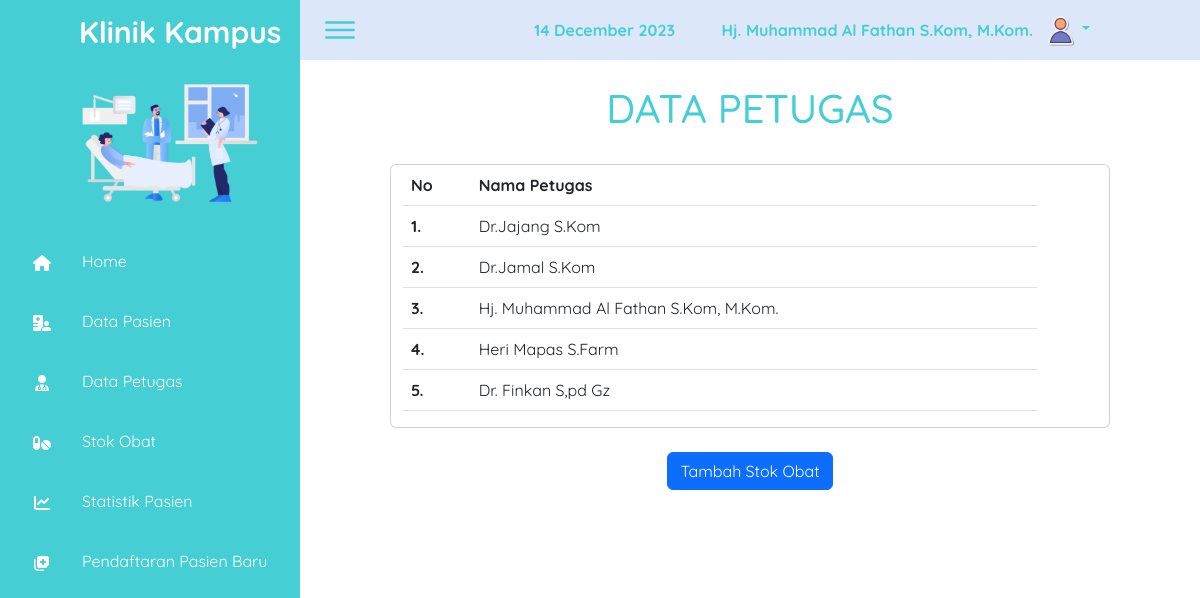
The app's page /dataPetugas.php (signed in) with its own data.
### tables this page shows
CREATE TABLE `petugas` (
  `id_petugas` int(11) NOT NULL,
  `nama_petugas` varchar(50) NOT NULL,
  `username` varchar(20) NOT NULL,
  `password` varchar(10) NOT NULL
);

### dataPetugas.php (the view, shortened to what this page needs)
<?php
require_once("header.php");
require_once("assets/db/database.php");
$hasilData = $koneksinya->query("SELECT*FROM petugas");
?>
<h1>
    <center>DATA PETUGAS</center>
</h1> <br>
<center>
    <div class="row card" style="width: 80%;">
        <div class="col-xl-11">
            <table class="table">
                <tr>
                    <th scope="col">No</th>
                    <th scope="col">Nama Petugas</th>
                </tr>
                <?php $i = 1;
                foreach ($hasilData as $data) : ?>
                    <tr>
                        <th scope="row"> <?= $i++ ?>. </th>
                        <td><?= $data['nama_petugas'] ?></td>
                    </tr>
                <?php endforeach; ?>
            </table>
        </div>
    </div>
</center>
<div class="row mt-4">
    <div class="col-lg-12 text-center">
        <a href="petugasTambah.php" class="btn btn-primary">Tambah Stok Obat</a>
    </div>
</div>
<?php require_once("footer.php"); ?>

### assets/css/style.css (style rules this page uses)
* { font-family: "Quicksand", sans-serif; margin: 0; padding: 0; box-sizing: border-box; }
html { scroll-behavior: smooth; transition: all 0.9s ease; }
:root { --blue: #46ced5; --blue2: #b6ebef; --blue3: #019dff; --topbar: #dce7f9; --white: #fff; --gray: #f5f5f5; --black1: #222; --black2: #999; --black3: #8d8d8d; }
body { min-height: 100vh; overflow-x: hidden; }

### records on screen
petugas: nama_petugas "Dr.Jajang S.Kom"
petugas: nama_petugas "Dr.Jamal S.Kom"
petugas: nama_petugas "Hj. Muhammad Al Fathan S.Kom, M.Kom."
petugas: nama_petugas "Heri Mapas S.Farm"
petugas: nama_petugas "Dr. Finkan S,pd Gz"

### other values on screen
$_SESSION["nama"] "Hj. Muhammad Al Fathan S.Kom, M.Kom."
